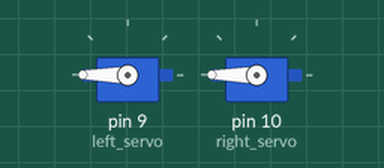
Simulated run of this sketch. Board: Arduino Uno, built with avr-gcc and run on an emulated ATmega328P. On the bench: 2 × servo.

Above: at 0.05 s.
At 3.0 s:
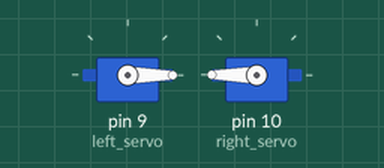
Timing chart, 0 to 5.2 s (numbered marks = the images above):
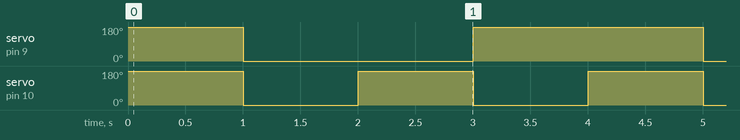

Measured:
- by itself, servo on pin 9 (left_servo): alternates 180° for 2.0 s and 0° for 2.0 s
- by itself, servo on pin 10 (right_servo): alternates 180° for 1.0 s and 0° for 1.0 s

The sketch:

TestContinousServos.ino
```cpp
/*
  TestContinousServos.ino
  Test program for motion control

  Actions:
  1. Left
  2. Right
  3. Forward
  4. Backward
*/

/* --- Headers --- */
#include "SoftwareSerial.h"
#include "stdio.h"
#include "Servo.h"
#define BAUD 9600
#define CR_SERVO_STOP 100
#define CR_SERVO_CW 200
#define CR_SERVO_CCW 0
#define TIME_LEFT 1000
#define TIME_RIGHT 1000
#define TIME_FORWARD 1000
#define TIME_BACKWARD 1000
#define TIME_WAIT 1000

/* --- Declarations --- */
Servo left_servo;
Servo right_servo;

/* --- Setup --- */
void setup() {
  left_servo.attach(9);
  right_servo.attach(10);
  left_servo.write(CR_SERVO_STOP);
  right_servo.write(CR_SERVO_STOP);
  Serial.begin(BAUD);
}

/* --- Loop --- */
void loop() {
  // Turn Left
  left_servo.write(CR_SERVO_CW);
  right_servo.write(CR_SERVO_CW);
  delay(TIME_LEFT);
  left_servo.write(CR_SERVO_STOP);
  right_servo.write(CR_SERVO_STOP);

  // Turn Right
  left_servo.write(CR_SERVO_CCW);
  right_servo.write(CR_SERVO_CCW);
  delay(TIME_RIGHT);
  left_servo.write(CR_SERVO_STOP);
  right_servo.write(CR_SERVO_STOP);

  // Move Forward
  left_servo.write(CR_SERVO_CCW);
  right_servo.write(CR_SERVO_CW);
  delay(TIME_FORWARD);
  left_servo.write(CR_SERVO_STOP);
  right_servo.write(CR_SERVO_STOP);

  // Move Backward
  left_servo.write(CR_SERVO_CW);
  right_servo.write(CR_SERVO_CCW);
  delay(TIME_BACKWARD);
  left_servo.write(CR_SERVO_STOP);
  right_servo.write(CR_SERVO_STOP);
}
```
